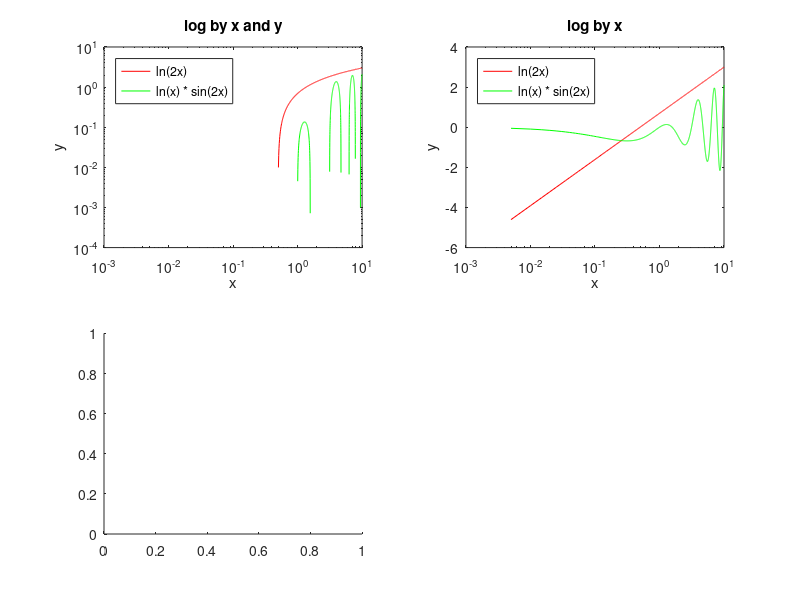

Here is the MATLAB script that generated this plot: (Note: this script raises an error after producing the figure.)
%% 1
x = -2:0.01:2;
y = exp(-x) .* sin(10 .* x);
plot(x, y)
grid on
%% 2.1
x = 0:0.001:5;
y = exp(-x) .* sin(10 .* x);
plot(x, y)
area(x, y)
%% 2.2
comet(x, y)
%% 2.3
z = x
comet3(x, y, z, 0.9)
view(-58, -13)
grid on
%% 3
X = [25, 10, 20, 30, 15]
ex = [0, 1, 0, 0, 0]
[x, y] = meshgrid(-1:0.05:1, -1:0.05:1)
plot(x, y)
hold on;
pie3(X, ex)
view(-45, 30)
grid on
%% 4
x = 0:0.01:1
y = exp(-x) .* (sin(x) + 0.1 * sin(100 * pi * x));
plot(x, y, 'r')
hold on;
x = 0:1/99:1
y = exp(-x) .* (sin(x) + 0.1 * sin(100 * pi * x));
plot(x, y, 'green')
%% 5
x = 0:0.005:10;
fx = log(2 .* x);
gx = log(x) .* sin(2 .* x);
subplot(2, 2, 1)
loglog(x, fx, 'r')
hold on
title('log by x and y')
loglog(x, gx, 'green')
legend('ln(2x)', 'ln(x) * sin(2x)', 'Location', 'northwest');
xlabel('x')
ylabel('y');
hold off
subplot(2, 2, 2)
semilogx(x, fx, 'r')
hold on
title('log by x')
semilogx(x, gx, 'green')
legend('ln(2x)', 'ln(x) * sin(2x)', 'Location', 'northwest');
xlabel('x')
ylabel('y');
hold off
subplot(2, 2, 3)
semilogy(x, fx, 'r')
hold on
title('log by y')
semilogy(x, gx, 'green')
legend('ln(2x)', 'ln(x) * sin(2x)', 'Location', 'northwest');
xlabel('x')
ylabel('y');
hold off
%% 6
t = -pi:0.01:pi;
x = 2 * sin(t);
y = 4 * cos(t);
plot(x, y)
%% 7
[x, y] = meshgrid(-2:0.05:2)
z = 4 .* sin(2 * pi .* x) .* cos(1.5 * pi .* y) .* (1 -(y .* y)) .* x .* (1 - x);
fig = mesh(x, y, z, 'FaceAlpha', '0')
dir = [1 0 0];
rotate(fig, dir, 180)
%% 8
[x, y] = meshgrid(-2:0.05:2);
z = 4 .* sin(2 * pi .* x) .* cos(1.5 * pi .* y) .* (1 -(y .* y)) .* x .* (1 - x);
contour3(x, y, z, -3:0.01:3)
colorbar;
%% 9
[x, y] = meshgrid(-2:0.05:2);
z = 4 .* sin(2 * pi .* x) .* cos(1.5 * pi .* y) .* (1 -(y .* y)) .* x .* (1 - x);
surfl(x, y, z, [-90 45])
%% 10
[x, y] = meshgrid(-1:0.05:1)
z = (sin(x) .* sin(x) + cos(y) .* cos(y)).^(x .* y)
subplot(2, 2, 1)
fig = mesh(x, y, z)
view(10, 45)
subplot(2, 2, 2)
fig = surf(x, y, z)
colorbar
view(100, 45)
subplot(2, 2, 3)
fig = contour3(x, y, z, -0.72:0.01:1.027)
view(70, 45)
subplot(2, 2, 4)
fig = surfl(x, y, z, [-90 45])
view(40, 45)
